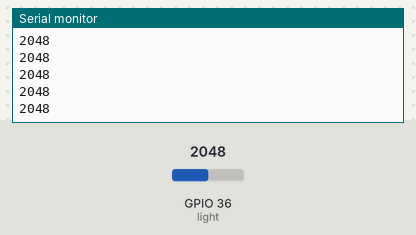
The sketch below on a simulated ESP32. On the bench: the last lines printed to the serial monitor. The test bench sets the inputs (shaded band); at power-on: GPIO 36 (light) = 2048. WiFi joins after 1.5 s; servers stay silent unless stated.

Above: at 3.0 s.
3.1 s: GPIO 36 (light) set to 2866
At 3.9 s:
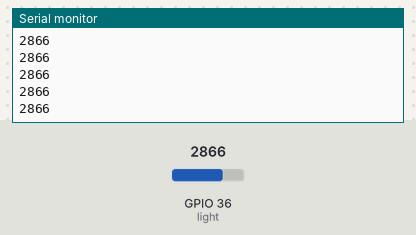
4.6 s: GPIO 36 (light) set to 3603
At 5.7 s:
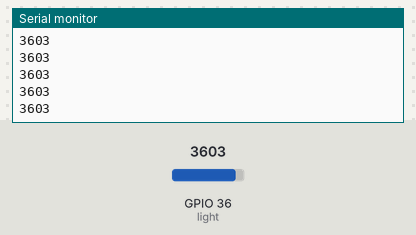
Timing chart, 0 to 7.6 s (numbered marks = the images above; inputs shaded):
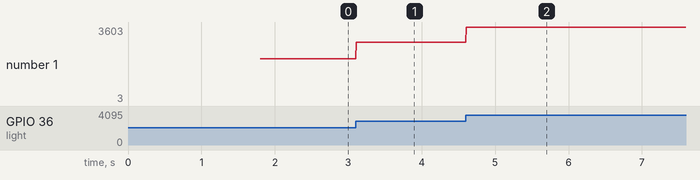

The sketch:

ldrtest.ino
```cpp
#define BLYNK_PRINT Serial
#include <WiFi.h>
#include <WiFiClient.h>
#include <BlynkSimpleEsp32.h>
char auth[] = "zgIEMmA3c1hA1YQ6W7g_gnePkHjoQvFQ";
char ssid[] = "S";
char pass[] = "pete1636";
const int light = 36 ;
int lightaf = 0 ;
void setup()
{
  Serial.begin(9600);
  pinMode(light,INPUT);
  Blynk.begin(auth, ssid, pass, "43.229.135.169", 8080);
}

void loop()
{
  lightaf = analogRead(light);
  Serial.println(lightaf);
  Blynk.virtualWrite(V5,lightaf);
  Blynk.run();
}
```

Measured:
- after the input at 3.1 s, the serial monitor: prints a new line at once (image 1)
- after the input at 4.6 s, the serial monitor: prints a new line at once (image 2)
- plotted number 1: 2048 → 2866 after the input at 3.1 s, 2866 → 3 after the input at 4.6 s
